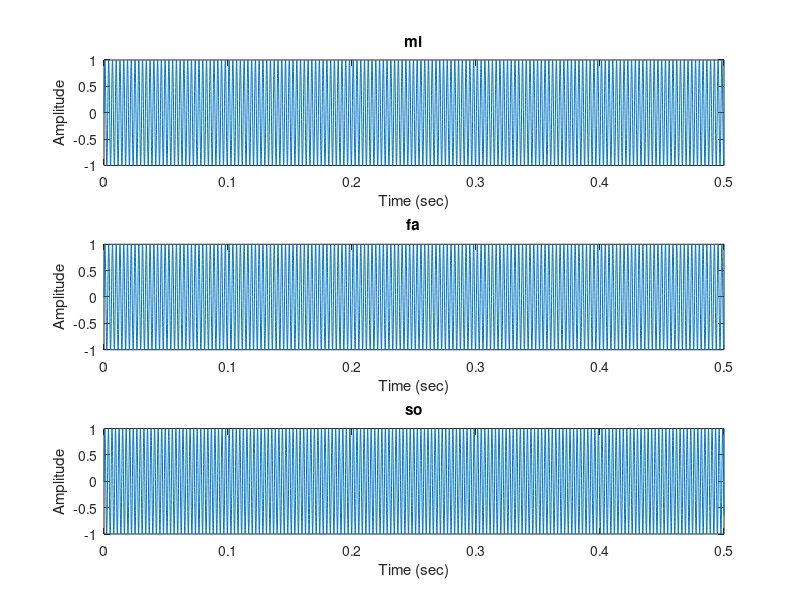

MATLAB code for this plot:
semitone = [60 62 64 65 67 69 71 72];

% semitone = 69 + 12log(f_Hz / 440, 2);
% f_hz = 440 * (2 ^ ((semitone - 69) / 12))

simple_score = [3 3 4 5 5 4 3 2 1 1 2 3 3 2 2];
beat = [1 1 1 1 1 1 1 1 1 1 1 1 1.5 0.5 2];

fs = 44100;
signal = [];

time = linspace(0, 1 / 2, 16000 / 2);
f = 440 * (2 ^ ((semitone(simple_score(1)) - 69) / 12));

y = sin(2 * pi * f * time);
subplot(3, 1, 1);
plot(time , y);
xlabel('Time (sec)');
ylabel('Amplitude');
title('mi');
subplot(3, 1, 2);
f = 440 * (2 ^ ((semitone(simple_score(2)) - 69) / 12));
y = sin(2 * pi * f * time);
plot(time , y);
xlabel('Time (sec)');
ylabel('Amplitude');
title('fa');
subplot(3, 1, 3);
f = 440 * (2 ^ ((semitone(simple_score(3)) - 69) / 12));
y = sin(2 * pi * f * time);
plot(time , y);
xlabel('Time (sec)');
ylabel('Amplitude');
title('so');
%{

for i = 1 : length(simple_score),
  time = linspace(0, (beat(i) / 2), fs * beat(i) / 2);
  f = 440 * 2 ^ ((semitone(simple_score(i)) - 69) / 12);
  y = sin(2 * pi * f * time);
  signal = [signal y];
end

x = (1:length(signal)) / fs;
plot(x, signal);
xlabel('Time (sec)');
ylabel('Amplitue');
title('ode to joy 欢乐颂');

sound(signal, fs);

%}